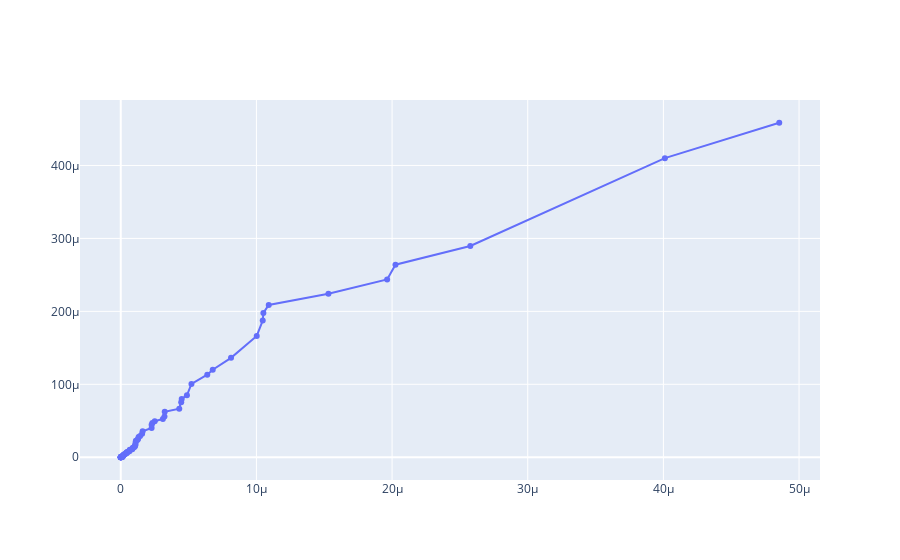

The code cell stored with this chart in its notebook:
### Code cell
import matplotlib.pyplot as plt

ccp_alphas, impurities = path.ccp_alphas, path.impurities
fig = go.Figure(data=go.Scatter(x=ccp_alphas[:-1], y=impurities[:-1], mode='lines+markers'))
fig.show()
